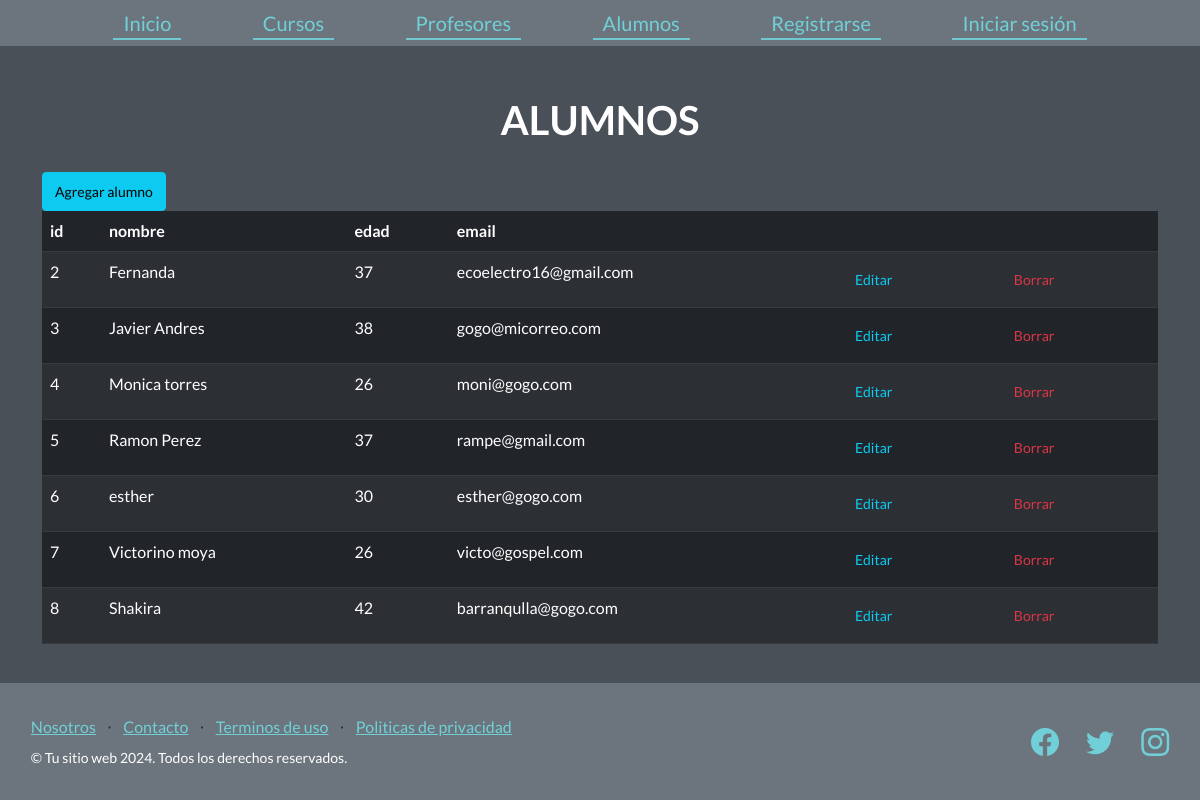
The app's page /ver_alumnos/, older data.
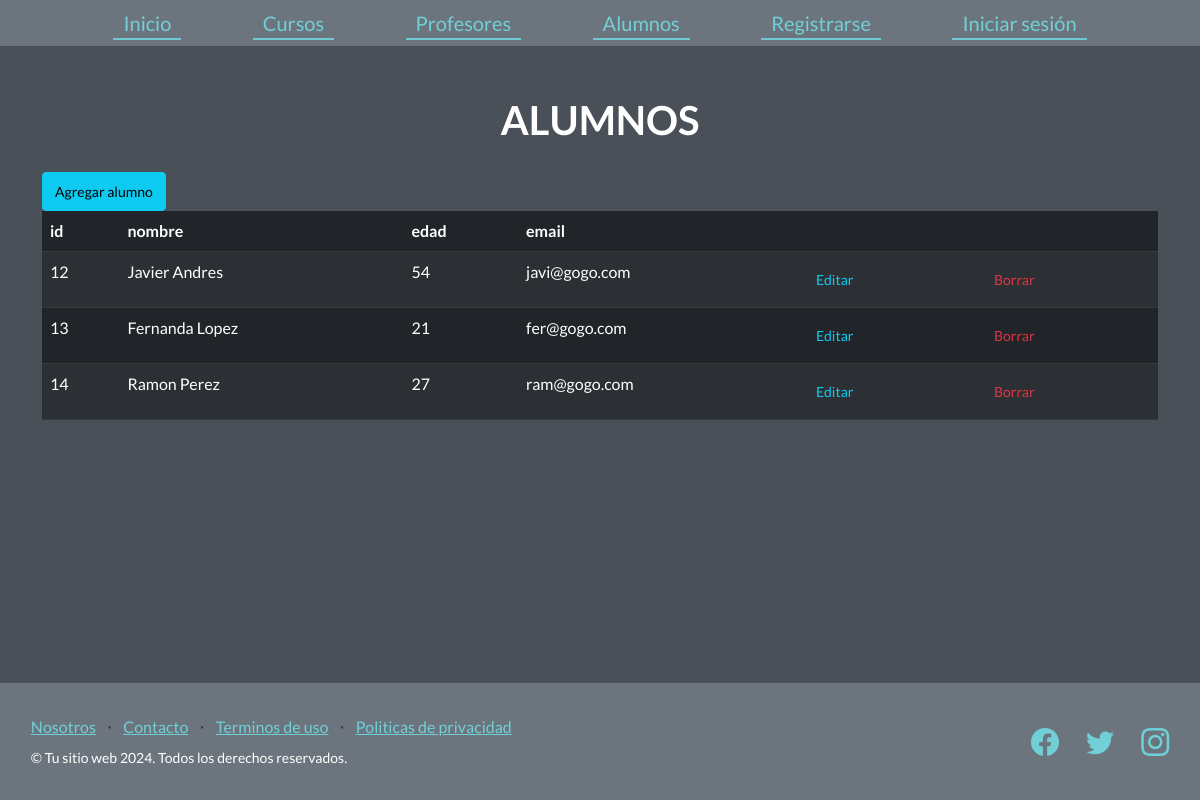
The same page, newer data.
### AppCoder/models.py (models this page shows, shortened)
class Alumnos(models.Model):
    nombre = models.CharField(max_length=100)
    edad = models.IntegerField()
    email = models.EmailField(max_length=154)

### AppCoder/views.py (the view)
# urls.py: path('ver_alumnos/', views.ver_alumnos, name='ver_alumnos'),
def ver_alumnos(request):
    alumnos = Alumnos.objects.all()
    return render(request, "ver_alumnos.html", {"alumnos": alumnos})

### AppCoder/template/ver_alumnos.html (shortened to what this page needs)
{% extends "padre.html" %}
{% load static %}
{% block contenido %}
    <div class="container">
        <div class="campo letra-formulario margen-lados">
            <h1>ALUMNOS</h1>
        </div>
        <a href="{% url 'alta_alumnos' %}" class="btn btn-info btn-sm">Agregar alumno</a>
        <table class="table table-striped table-dark">
            <thead>
                <tr>
                    <th>id</th>
                    <th>nombre</th>
                    <th>edad</th>
                    <th>email</th>
                    <th></th>
                    <th></th>
                </tr>
            </thead>
            <tbody>
                {% for alumno in alumnos %}
                <tr>
                    <td> {{alumno.id}}</td>
                    <td>{{alumno.nombre}}</td>
                    <td>{{alumno.edad}}</td>
                    <td>{{alumno.email}}</td>
                    <td><a href="{% url 'editar_alumno' alumno.id %}" class="btn text-info btn-sm" >Editar</a></td>
                    <td><a href="{% url 'elimina_alumno' alumno.id %}" class="btn text-danger btn-sm">Borrar</a></td>
                </tr>
                {% endfor %}
            </tbody>
        </table>
    </div>
{% endblock %}

Row changes from the older to the newer data that the page shows:
removed Alumnos: id "2", nombre "Fernanda", edad "37", email "ecoelectro16@gmail.com"
removed Alumnos: id "3", nombre "Javier Andres", edad "38", email "gogo@micorreo.com"
removed Alumnos: id "4", nombre "Monica torres", edad "26", email "moni@gogo.com"
removed Alumnos: id "5", nombre "Ramon Perez", edad "37", email "rampe@gmail.com"
removed Alumnos: id "6", nombre "esther", edad "30", email "esther@gogo.com"
removed Alumnos: id "7", nombre "Victorino moya", edad "26", email "victo@gospel.com"
removed Alumnos: id "8", nombre "Shakira", edad "42", email "barranqulla@gogo.com"
added Alumnos: id "12", nombre "Javier Andres", edad "54", email "javi@gogo.com"
added Alumnos: id "13", nombre "Fernanda Lopez", edad "21", email "fer@gogo.com"
added Alumnos: id "14", nombre "Ramon Perez", edad "27", email "ram@gogo.com"
